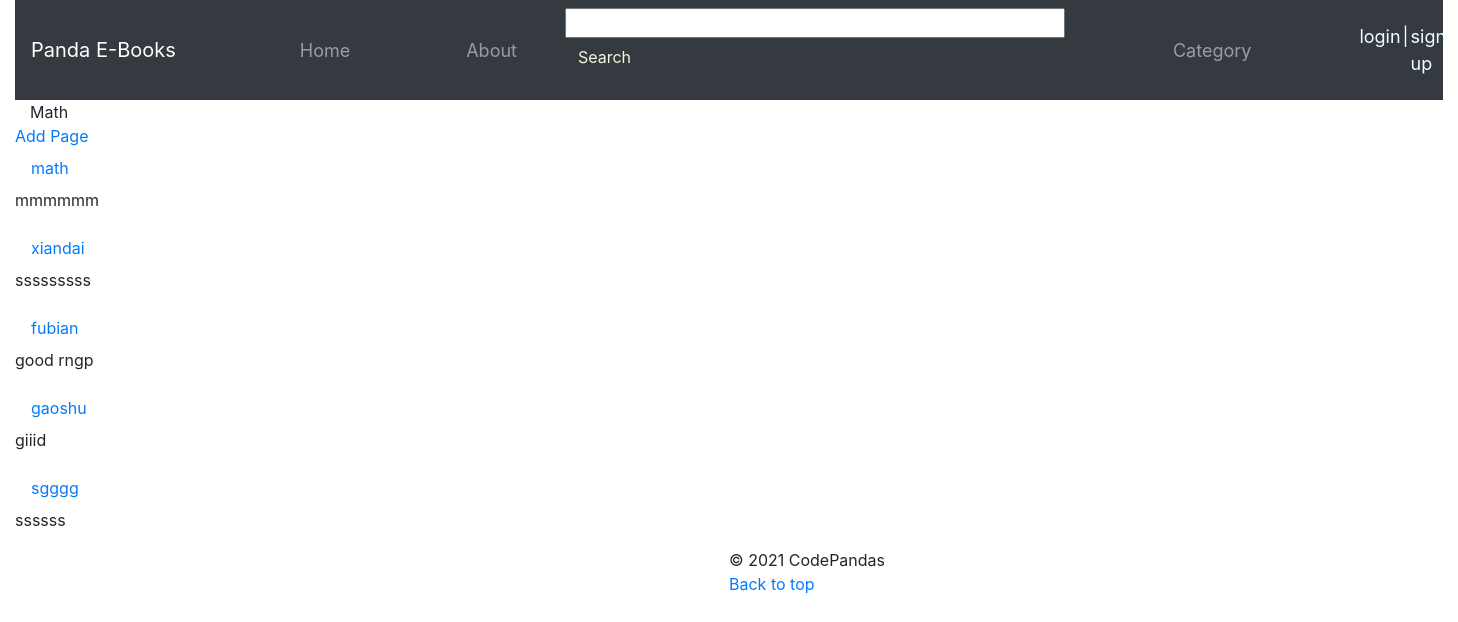
Screenshot of /panda-online-library/category/math/ with the database file from the repository.
### panda/models.py (models this page shows, shortened)
class Category(models.Model):
    MAX_LENGTH = 200
    name = models.CharField(max_length=MAX_LENGTH,unique=True)
    likes = models.IntegerField(default=0)
    Sdescription =models.CharField(max_length=MAX_LENGTH)
    slug = models.SlugField(unique=True,blank=True)
    class Meta:
        verbose_name_plural = 'Categories'

class Book(models.Model):
    TITLE_MAX_SIZE = 128
    category = models.ForeignKey(Category, on_delete=models.CASCADE)
    name = models.CharField(max_length=TITLE_MAX_SIZE)
    slug = models.SlugField(unique=True,blank=True)
    views = models.IntegerField(default=0)
    image = models.ImageField(upload_to='book_images',blank = True)
    likes = models.IntegerField(default=0)
    rating = models.FloatField(default=0.0)
    description = models.CharField(max_length=500)

### panda/views.py (the view)
# urls.py: path('category/<slug:category_name_slug>/',views.show_category, name='show_category'),
def show_category(request,category_name_slug):
    context_dict={}
    try:
        category = Category.objects.get(slug=category_name_slug)
        books = Book.objects.filter(category=category)
        context_dict['books'] = books
        context_dict['category'] = category
    except Category.DoesNotExist:
        context_dict['category'] = None
        context_dict['books'] = None
    return render(request, 'panda/category.html', context=context_dict)

### templates/panda/category.html
{% extends 'panda/base.html' %}
{% load staticfiles %}
{% block main_block %}
    <div class="container-fluid">
        {{category.name}}
    </div>
    <a href="{% url 'panda:add_book' category.slug %}">Add Page</a> <br />
    {% if books %}
    {% for book in books %}
        <div >
            <a class="nav-link" href="{% url 'panda:show_book' book.slug %}">{{book.name}}</a>
            <p>{{book.description}}</p>
        </div>
    {% endfor %}
    {% endif %}
{% endblock %}

### rows the page displays
Category: name "Math"
Book: name "math", description "mmmmmm"
Book: name "xiandai", description "sssssssss"
Book: name "fubian", description "good rngp"
Book: name "gaoshu", description "giiid"
Book: name "sgggg", description "ssssss"
